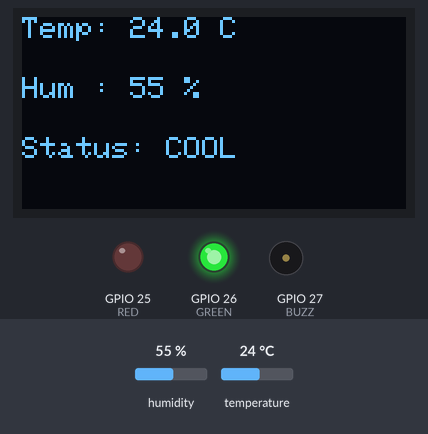
The sketch below on a simulated ESP32. Shown: 128×64 one-colour display, output pins drawn as LEDs (lit = HIGH), buzzer (waves = sounding, pin HIGH). Inputs (shaded band) come from the test bench; at power-on: humidity 55 %, temperature 24 °C. What the sketch prints to the serial monitor is not drawn.

Above: at 3.2 s.
3.3 s: humidity set to 79 %
At 4.8 s:
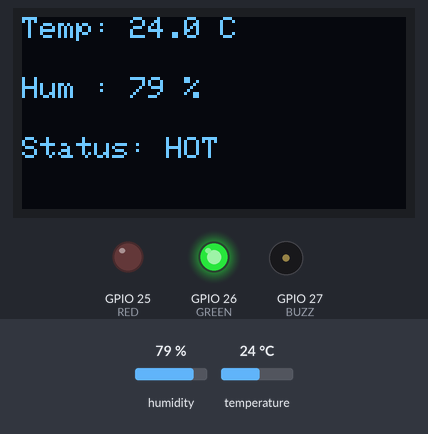
6.0 s: humidity set to 82 %
At 6.8 s:
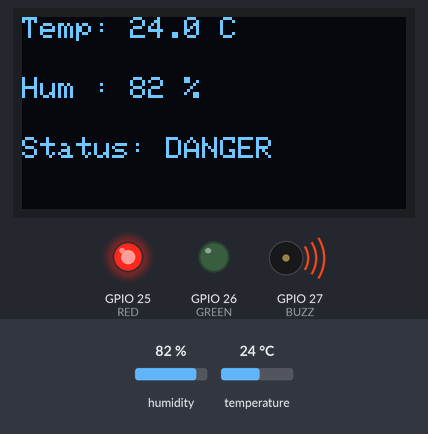
10.5 s: humidity set to 22 %
At 11.8 s:
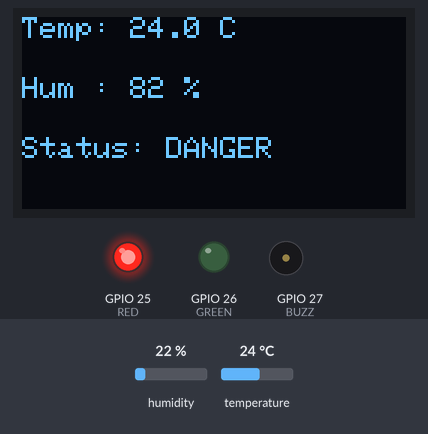
13.5 s: temperature set to 12 °C
At 14.8 s:
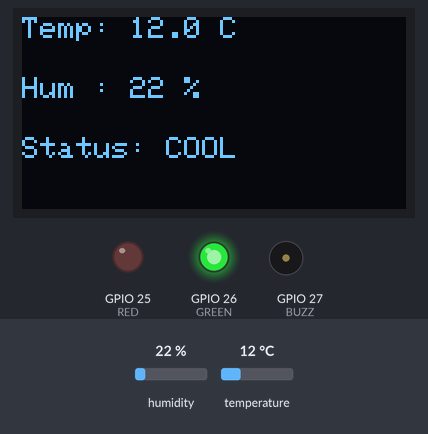
16.2 s: temperature set to 37 °C
At 19.0 s:
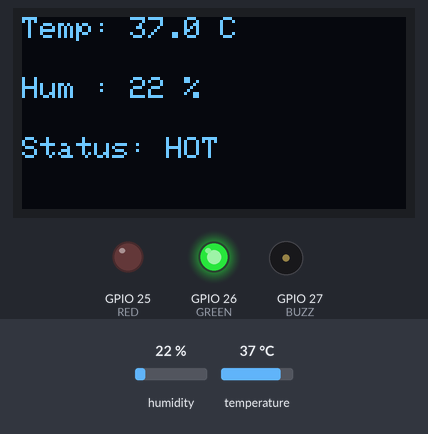
19.5 s: temperature set to 40 °C
At 20.5 s:
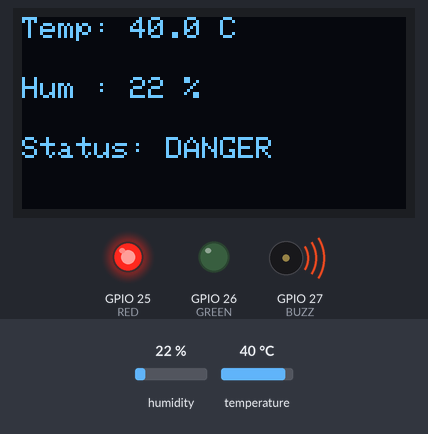
Timing chart, 0 to 23.2 s (numbered marks = the images above; inputs shaded):
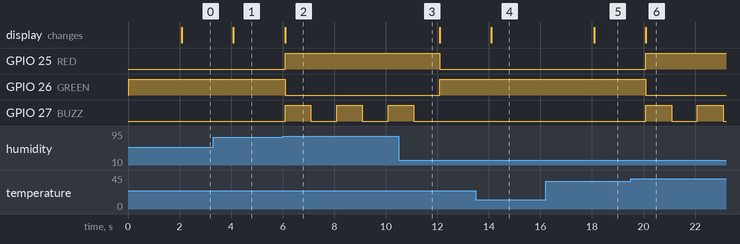

Measured:
- the behaviour switches between 80 and 81 % on humidity (found by bisection; images 1 and 2)
- the behaviour switches between 38 and 39 °C on temperature (found by bisection; images 5 and 6)
- after the input at 3.3 s, the display: changes after 0.79 s (image 1)
- after the input at 6.0 s, GPIO 25 (RED): LOW → HIGH after 0.09 s; GPIO 26 (GREEN): HIGH → LOW after 0.09 s; GPIO 27 (BUZZ): alternates HIGH for 1.0 s and LOW for 1.0 s, starting after 0.09 s; the display: changes after 0.09 s (image 2)
- after the input at 10.5 s, GPIO 25 (RED): HIGH → LOW after 1.6 s; GPIO 26 (GREEN): LOW → HIGH after 1.6 s; GPIO 27 (BUZZ): goes on until 11.1 s, then stays LOW
- after the input at 13.5 s, the display: changes after 0.59 s (image 4)
- after the input at 16.2 s, the display: changes after 1.9 s (image 5)
- after the input at 19.5 s, GPIO 25 (RED): LOW → HIGH after 0.59 s; GPIO 26 (GREEN): HIGH → LOW after 0.59 s; GPIO 27 (BUZZ): alternates HIGH for 1.0 s and LOW for 1.0 s, starting after 0.59 s; the display: changes after 0.59 s (image 6)

The sketch:

smart_room_climate_monitor.ino
```cpp
/*************************************************
      ESP32 Mini Weather Station (Modified)
      Output & Logic Same - Code Structure Changed
*************************************************/

#include <Wire.h>
#include <DHTesp.h>
#include <Adafruit_GFX.h>
#include <Adafruit_SSD1306.h>

// ------------ OLED Configuration ------------
#define OLED_WIDTH   128
#define OLED_HEIGHT   64
#define OLED_ADDR    0x3C

Adafruit_SSD1306 oled(OLED_WIDTH, OLED_HEIGHT, &Wire, -1);

// ------------ Pin Assignment ------------
const byte DHT_PIN = 4;
const byte RED = 25;
const byte GREEN = 26;
const byte BUZZ = 27;

// ------------ DHT Object ------------
DHTesp sensor;

// ------------ Global Variables ------------
float tempValue = 0;
float humValue = 0;
String weatherState = "";

unsigned long sensorTimer = 0;
unsigned long csvTimer = 0;

//====================================================
// Display Startup
//====================================================
void welcomeScreen()
{
  oled.clearDisplay();
  oled.setCursor(10,15);
  oled.println("Mini Weather");
  oled.setCursor(25,32);
  oled.println("Station");
  oled.display();
  delay(2000);
}

//====================================================
// Read Temperature & Humidity
//====================================================
void updateSensor()
{
  TempAndHumidity reading = sensor.getTempAndHumidity();

  tempValue = reading.temperature;
  humValue = reading.humidity;

  Serial.print("Temperature: ");
  Serial.print(tempValue);
  Serial.print(" C\tHumidity: ");
  Serial.print(humValue);
  Serial.println(" %");
}

//====================================================
// Decide Status
//====================================================
String checkEnvironment(float t, float h)
{
  if (t > 38 || h > 80)
    return "DANGER";

  if (t >= 34 || h >= 70)
    return "HOT";

  if ((t >= 25 && t <= 33) &&
      (h >= 40 && h <= 69))
    return "COMFORT";

  return "COOL";
}

//====================================================
// OLED Update
//====================================================
void refreshOLED()
{
  oled.clearDisplay();

  oled.setCursor(0,0);
  oled.print("Temp: ");
  oled.print(tempValue,1);
  oled.println(" C");

  oled.setCursor(0,20);
  oled.print("Hum : ");
  oled.print(humValue,0);
  oled.println(" %");

  oled.setCursor(0,40);
  oled.print("Status: ");
  oled.println(weatherState);

  oled.display();
}

//====================================================
// LED & Buzzer Control
//====================================================
void alarmControl()
{
  bool danger = (tempValue > 38 || humValue > 80);

  digitalWrite(RED, danger);
  digitalWrite(GREEN, !danger);

  if (danger)
  {
    digitalWrite(BUZZ, HIGH);
    delay(1000);
    digitalWrite(BUZZ, LOW);
  }
  else
  {
    digitalWrite(BUZZ, LOW);
  }
}

//====================================================
// CSV Output
//====================================================
void serialCSV()
{
  Serial.print(millis());
  Serial.print(",");
  Serial.print(tempValue);
  Serial.print(",");
  Serial.print(humValue);
  Serial.print(",");
  Serial.println(weatherState);
}

//====================================================
// Setup
//====================================================
void setup()
{
  Serial.begin(115200);

  Wire.begin(21,22);

  sensor.setup(DHT_PIN, DHTesp::DHT11);

  if (!oled.begin(SSD1306_SWITCHCAPVCC, OLED_ADDR))
  {
    Serial.println("OLED not found!");
    while (true);
  }

  oled.setTextSize(1);
  oled.setTextColor(SSD1306_WHITE);

  pinMode(RED, OUTPUT);
  pinMode(GREEN, OUTPUT);
  pinMode(BUZZ, OUTPUT);

  digitalWrite(RED, LOW);
  digitalWrite(GREEN, HIGH);
  digitalWrite(BUZZ, LOW);

  welcomeScreen();
}

//====================================================
// Loop
//====================================================
void loop()
{
  unsigned long currentTime = millis();

  if (currentTime - sensorTimer >= 2000)
  {
    sensorTimer = currentTime;

    updateSensor();

    weatherState = checkEnvironment(tempValue, humValue);

    refreshOLED();

    alarmControl();
  }

  if (currentTime - csvTimer >= 5000)
  {
    csvTimer = currentTime;

    serialCSV();
  }
}
```
